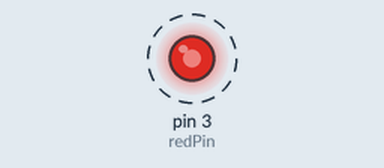
This sketch was run on a simulated Arduino Uno, built with avr-gcc and run on an emulated ATmega328P. Shown: output pins drawn as LEDs (lit = HIGH). Dashed ring = blinking.

Above: at 0.05 s.
Timing chart, 0 to 3.0 s (numbered marks = the images above):
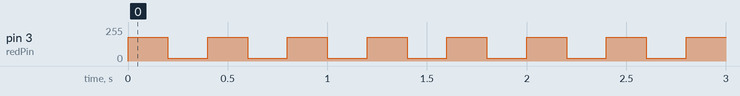

Measured:
- by itself, pin 3 (redPin): alternates 180/255 for 0.20 s and 20/255 for 0.20 s

The sketch:

sketch_feb6a.ino
```cpp
int redPin = 3;
int myDelay = 200;
int highBrightness = 180;
int lowBrightness = 20;
void setup() {
  pinMode(redPin, OUTPUT);
}

void loop() {
  analogWrite(redPin, highBrightness);
  delay(myDelay);
  analogWrite(redPin, lowBrightness);
  delay(myDelay);
}
```
